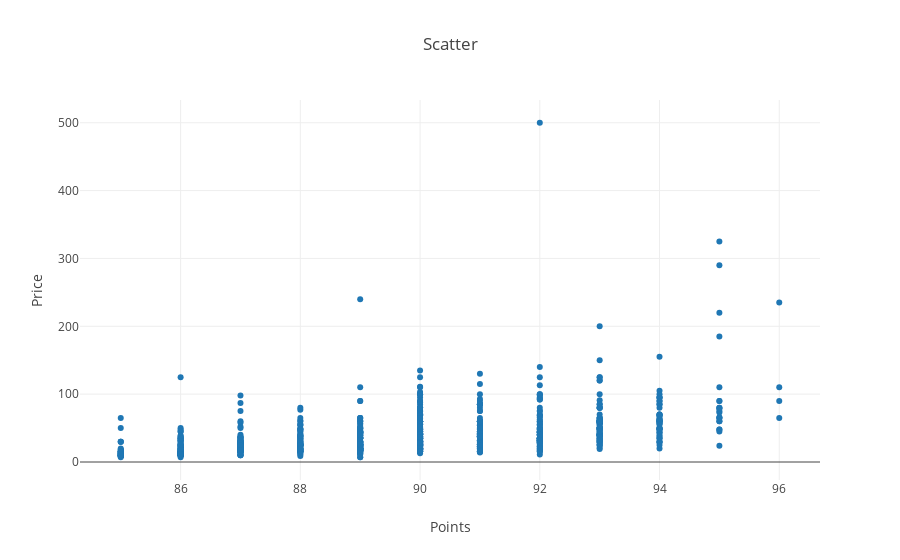

Here is the notebook cell this chart was saved with:
### Code cell
# Plotly - scatter plot

plots = [go.Scatter(x=reviews.head(1000)['points'], 
                    y=reviews.head(1000)['price'], 
                    mode='markers')]

layout = go.Layout(title='Scatter',
                xaxis=dict(title='Points'),
                yaxis=dict(title='Price'))

fig = go.Figure(data=plots, layout=layout)

iplot(fig)

### Figure 1 — Plotly figure (JSON) as saved in the notebook; plotly's stock layout.template omitted (floating-point values rounded to 4 significant figures; data arrays with more than 128 entries replaced by an {"elided": "..."} marker saying what was removed)
{"data": [{"mode": "markers", "type": "scatter", "x": {"elided": "1000 int values"}, "y": {"elided": "1000 int values"}}], "layout": {"title": "Scatter", "xaxis": {"title": "Points"}, "yaxis": {"title": "Price"}}}
